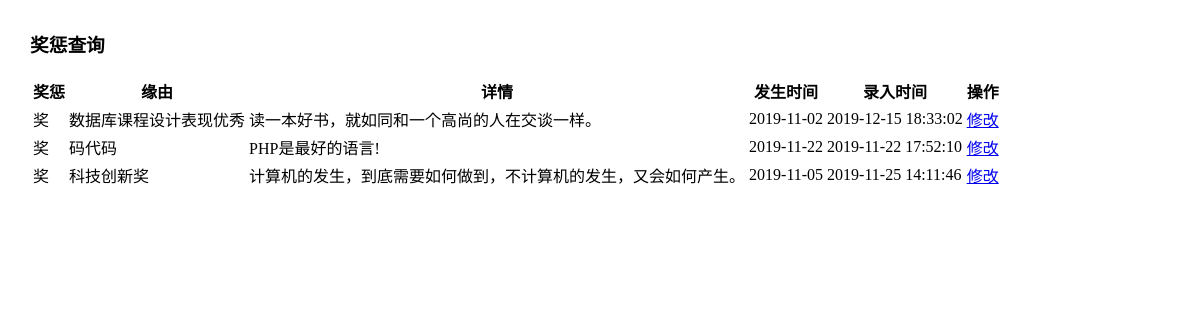
Page /user/myLog.php (signed in) on the committed database.
### tables this page shows
CREATE TABLE `student_log` (
  `sid` varchar(12) DEFAULT NULL,
  `type` char(1) DEFAULT NULL,
  `reason` varchar(30) DEFAULT NULL,
  `detail` varchar(100) DEFAULT NULL,
  `logdate` date DEFAULT NULL,
  `addtime` datetime DEFAULT NULL
);

### user/myLog.php (the view, shortened to what this page needs)
<?php
$sid=$_SESSION["user"];
require_once("../config/database.php");
?>
<!DOCTYPE html>
<html lang="en">
<head>
    <link rel="stylesheet" type="text/css" href="./user.css">
</head>
<body>
    <h3>奖惩查询</h3>
<table>
    <tr>
        <th>奖惩</th>
        <th>缘由</th>
        <th>详情</th>
        <th>发生时间</th>
        <th>录入时间</th>
        <th>操作</th>
    </tr>
    <?php
    $com="select * from student_log left join (select sid sid2,name from student) as sname on student_log.sid=sname.sid2 where sid='$sid' " ;
    $result=mysqli_query($db,$com);
    if($result){
        while($row=mysqli_fetch_object($result)){
            ?>
            <tr>
                <td><?php
                    if ($row->type==1){
                        echo '奖';
                    }
                    else{
                        echo '惩';
                    }
                    ?></td>
                <td><?php echo $row->reason ?></td>
                <td><?php echo $row->detail ?></td>
                <td><?php echo $row->logdate ?></td>
                <td><?php echo $row->addtime ?></td>
                <td><a href="modiLog.php?sid=<?php echo $row->sid."&addtime=".$row->addtime; ?>">修改</a></td>
            </tr>
            <?php
        }
    }
    ?>
</table>
</body>
</html>

### user/user.css (style rules this page uses)
body { margin: 30px; }

### rows in the picture
student_log: type "奖", reason "数据库课程设计表现优秀", detail "读一本好书，就如同和一个高尚的人在交谈一样。", logdate "2019-11-02", addtime "2019-12-15 18:33:02"
student_log: type "奖", reason "码代码", detail "PHP是最好的语言!", logdate "2019-11-22", addtime "2019-11-22 17:52:10"
student_log: type "奖", reason "科技创新奖", detail "计算机的发生，到底需要如何做到，不计算机的发生，又会如何产生。", logdate "2019-11-05", addtime "2019-11-25 14:11:46"
